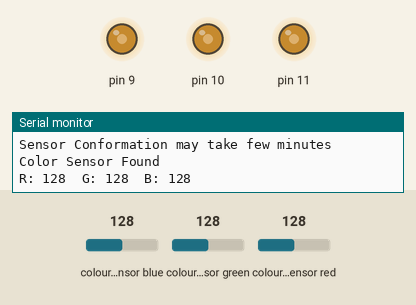
Recording of a sketch running on a simulated Arduino Uno, built with avr-gcc and run on an emulated ATmega328P. On the bench: output pins drawn as LEDs (lit = HIGH), the last lines printed to the serial monitor. The inputs (shaded band) are chosen by the test bench; at power-on: colour sensor blue 128, colour sensor green 128, colour sensor red 128.

Above: at 3.8 s.
3.9 s: colour sensor blue set to 5
At 5.4 s:
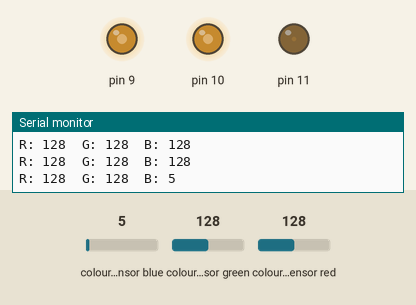
6.4 s: colour sensor green set to 5
At 7.9 s:
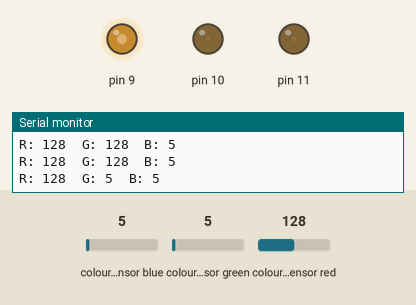
8.6 s: colour sensor red set to 5
At 10.3 s:
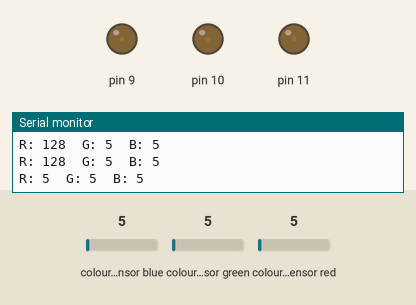
10.8 s: colour sensor blue set to 128
At 12.7 s:
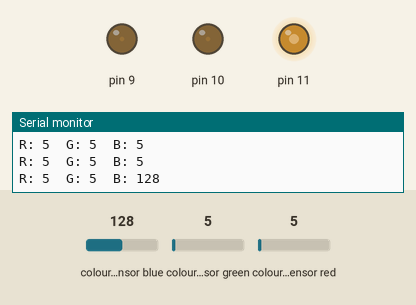
13.0 s: colour sensor green set to 128
At 14.1 s:
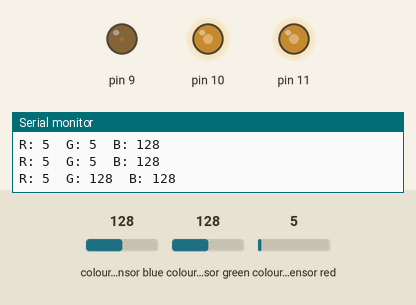
15.3 s: colour sensor red set to 191
At 16.5 s:
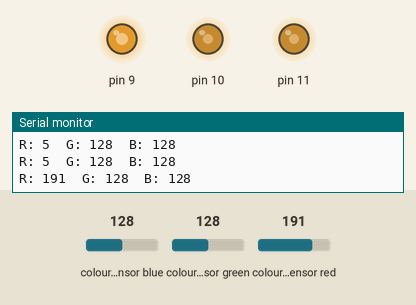
Timing chart, 0 to 18.3 s (numbered marks = the images above; inputs shaded):
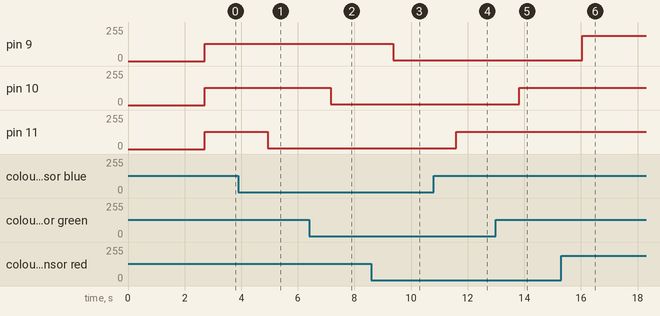

The sketch:

Best_with_LED.ino
```cpp
#include <Wire.h>
#include "Adafruit_TCS34725.h"
Adafruit_TCS34725 tcs = Adafruit_TCS34725(TCS34725_INTEGRATIONTIME_50MS,TCS34725_GAIN_4X);
void setup(void) {
  // put your setup code here, to run once:
  Serial.begin(9600);
  delay(2000);
  Serial.println("Color detection Project");
  delay(200);
  pinMode(9,OUTPUT);
  pinMode(10,OUTPUT);
  pinMode(11,OUTPUT);
  Serial.println("Searching Sensor...");
  delay(100);
  Serial.println("Sensor Conformation may take few minutes");
  delay(300);
  if(tcs.begin()){
    Serial.println("Color Sensor Found");
  }
  else{
    Serial.print("Buffering");
    delay(1000);
    Serial.println("..");
    Serial.println("Check your wire");
    while(1){
      Serial.println("Try again");
      delay(5000);
    }
  }
}
void loop(void) {
  // put your main code here, to run repeatedly:
  float r,g,b;
  tcs.setInterrupt(false); //LED on
  delay(60);   //atleast 50milli Sec for Reading
  tcs.getRGB(&r,&g,&b);
  tcs.setInterrupt(true);  //LED off
  Serial.print("R: ");
  Serial.print(int(r));
  Serial.print("\t");
  Serial.print("G: ");
  Serial.print(int(g));
  Serial.print("\t");
  Serial.print("B: ");
  Serial.print(int(b));
  Serial.println("\t");
  analogWrite(9,int(r));
  analogWrite(10,int(g));
  analogWrite(11,int(b));
  delay(1000);
}
```

Measured:
- after the input at 3.9 s, pin 11: 128/255 → 5/255 after 1.0 s
- after the input at 6.4 s, pin 10: 128/255 → 5/255 after 0.76 s
- after the input at 8.6 s, pin 9: 128/255 → 5/255 after 0.78 s
- after the input at 10.8 s, pin 11: 5/255 → 128/255 after 0.80 s
- after the input at 13.0 s, pin 10: 5/255 → 128/255 after 0.82 s
- after the input at 15.3 s, pin 9: 5/255 → 191/255 after 0.74 s
